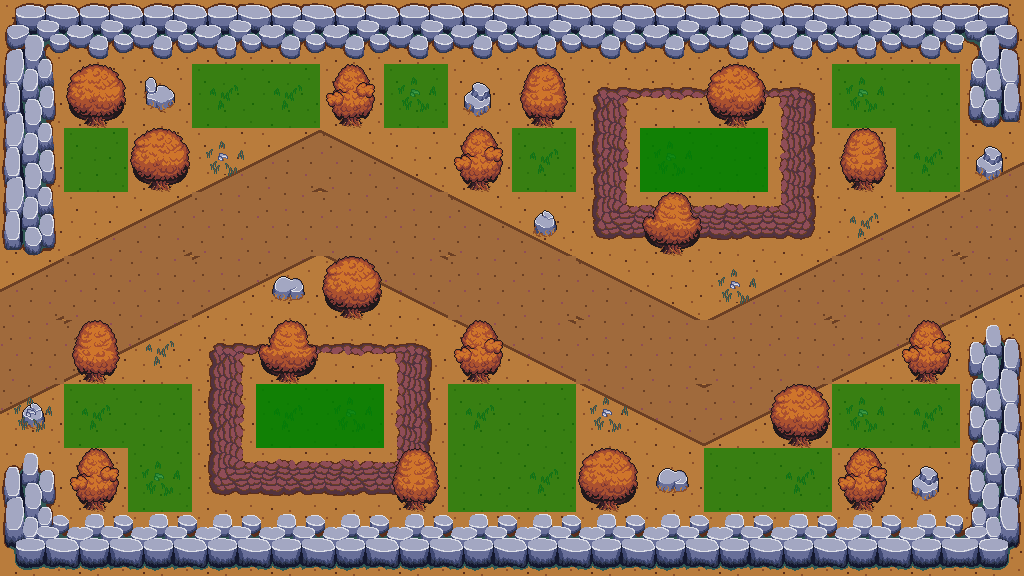

Tiled map render using the project's own tile images. Description and the whole map definition, tile-layer contents included, below:
An orthogonal 16x9 tile map with 64x64 px tiles, 8 tile layers (Terrain_Background, Terrain_Path, Terrain_Water, Terrain_Cliffs, ...), 3 tilesets and 1 object.

<map version="1.10" tiledversion="1.11.2" orientation="orthogonal" renderorder="right-down" width="16" height="9" tilewidth="64" tileheight="64" infinite="0" nextlayerid="23" nextobjectid="6">
 <editorsettings>
  <export target="../game/public/assets/map/TD-map-lvl10.json" format="json" />
 </editorsettings>
 <tileset firstgid="1" name="GrassTilesetAutumn" tilewidth="64" tileheight="64" tilecount="272" columns="16">
  <image source="../game/public/assets/tilesets/GrassTilesetAutumn.png" width="1024" height="1088" />
 </tileset>
 <tileset firstgid="273" name="AnimatedWaterAutumn" tilewidth="64" tileheight="64" tilecount="490" columns="70">
  <image source="../game/public/assets/tilesets/AnimatedWaterAutumn.png" width="4480" height="448" />
 </tileset>
 <tileset firstgid="763" name="Solid_green" tilewidth="64" tileheight="64" tilecount="9" columns="3">
  <image source="../game/public/assets/Solid_green.png" width="200" height="200" />
 </tileset>
 <layer id="14" name="Terrain_Background" width="16" height="9" locked="1">
  <data encoding="csv">
19,19,19,19,19,19,19,19,19,19,19,19,19,19,19,19,
19,19,19,19,19,19,19,19,19,19,19,19,19,19,19,19,
19,19,19,19,19,19,19,19,19,19,19,19,19,19,19,19,
19,19,19,19,19,19,19,19,19,19,19,19,19,19,19,19,
19,19,19,19,19,19,19,19,19,19,19,19,19,19,19,19,
19,19,19,19,19,19,19,19,19,19,19,19,19,19,19,19,
19,19,19,19,19,19,19,19,19,19,19,19,19,19,19,19,
19,19,19,19,19,19,19,19,19,19,19,19,19,19,19,19,
19,19,19,19,19,19,19,19,19,19,19,19,19,19,19,19
</data>
 </layer>
 <layer id="15" name="Terrain_Path" width="16" height="9">
  <data encoding="csv">
0,0,0,0,0,0,0,0,0,0,0,0,0,0,0,0,
0,0,0,0,0,0,0,0,0,0,0,0,0,0,0,0,
0,0,0,164,165,162,163,0,0,0,0,0,0,0,0,164,
0,164,165,42,42,42,42,162,163,0,0,0,0,164,165,42,
165,42,42,180,181,178,179,42,42,162,163,164,165,42,42,180,
42,180,181,0,0,0,0,178,179,42,42,42,42,180,181,0,
181,0,0,0,0,0,0,0,0,178,179,180,181,0,0,0,
0,0,0,0,0,0,0,0,0,0,0,0,0,0,0,0,
0,0,0,0,0,0,0,0,0,0,0,0,0,0,0,0
</data>
 </layer>
 <layer id="16" name="Terrain_Water" width="16" height="9">
  <data encoding="csv">
0,0,0,0,0,0,0,0,0,0,0,0,0,0,0,0,
0,0,0,0,0,0,0,0,0,0,0,0,0,0,0,0,
0,0,0,0,0,0,0,0,0,0,0,0,0,0,0,0,
0,0,0,0,0,0,0,0,0,0,0,0,0,0,0,0,
0,0,0,0,0,0,0,0,0,0,0,0,0,0,0,0,
0,0,0,0,0,0,0,0,0,0,0,0,0,0,0,0,
0,0,0,0,0,0,0,0,0,0,0,0,0,0,0,0,
0,0,0,0,0,0,0,0,0,0,0,0,0,0,0,0,
0,0,0,0,0,0,0,0,0,0,0,0,0,0,0,0
</data>
 </layer>
 <layer id="17" name="Terrain_Cliffs" width="16" height="9" locked="1">
  <data encoding="csv">
0,0,0,0,0,0,0,0,0,0,0,0,0,0,0,0,
0,0,0,0,0,0,0,0,0,102,103,103,104,0,0,0,
0,0,0,0,0,0,0,0,0,118,0,0,120,0,0,0,
0,0,0,0,0,0,0,0,0,134,135,135,136,0,0,0,
0,0,0,0,0,0,0,0,0,0,0,0,0,0,0,0,
0,0,0,102,103,103,104,0,0,0,0,0,0,0,0,0,
0,0,0,118,0,0,120,0,0,0,0,0,0,0,0,0,
0,0,0,134,135,135,136,0,0,0,0,0,0,0,0,0,
0,0,0,0,0,0,0,0,0,0,0,0,0,0,0,0
</data>
 </layer>
 <layer id="18" name="Props" width="16" height="9">
  <data encoding="csv">
185,154,154,154,154,154,154,154,154,154,154,154,154,154,154,186,
183,0,222,0,0,0,0,223,0,0,0,0,0,0,0,200,
183,0,0,0,0,0,0,0,0,0,0,0,0,0,0,223,
199,0,0,0,0,0,0,0,207,0,0,0,0,0,0,0,
0,0,0,0,206,0,0,0,0,0,0,0,0,0,0,0,
0,0,0,0,0,0,0,0,0,0,0,0,0,0,0,168,
207,0,0,0,0,0,0,0,0,0,0,0,0,0,0,184,
167,0,0,0,0,0,0,0,0,0,206,0,0,0,223,184,
201,170,170,170,170,170,170,170,170,170,170,170,170,170,170,202
</data>
 </layer>
 <layer id="19" name="Details" width="16" height="9">
  <data encoding="csv">
0,0,0,0,0,0,0,0,0,0,0,0,0,0,0,0,
0,159,0,156,156,175,157,0,158,0,0,159,0,157,0,0,
0,0,159,157,0,0,0,175,156,0,157,0,0,158,156,0,
0,0,0,0,0,0,0,0,0,0,174,0,0,156,0,0,
0,0,0,0,0,159,0,0,0,0,0,157,0,0,0,0,
0,158,156,0,174,0,0,175,0,0,0,0,0,0,175,0,
157,156,0,0,156,157,0,156,0,157,0,0,159,157,156,0,
0,175,157,0,0,0,158,0,156,159,0,0,156,175,0,0,
0,0,0,0,0,0,0,0,0,0,0,0,0,0,0,0
</data>
 </layer>
 <objectgroup id="20" name="Waypoints">
  <object id="5" x="0" y="0">
   <polyline points="0,0 -104.221,390.829 321.782,191.506 703.491,384.315 1102.14,184.992" />
  </object>
 </objectgroup>
 <layer id="21" name="Buildable" width="16" height="9" opacity="0.7">
  <data encoding="csv">
0,0,0,0,0,0,0,0,0,0,0,0,0,0,0,0,
0,0,0,763,763,0,763,0,0,0,0,0,0,763,763,0,
0,763,0,0,0,0,0,0,763,0,763,763,0,0,763,0,
0,0,0,0,0,0,0,0,0,0,0,0,0,0,0,0,
0,0,0,0,0,0,0,0,0,0,0,0,0,0,0,0,
0,0,0,0,0,0,0,0,0,0,0,0,0,0,0,0,
0,763,763,0,763,763,0,763,763,0,0,0,0,763,763,0,
0,0,763,0,0,0,0,763,763,0,0,763,763,0,0,0,
0,0,0,0,0,0,0,0,0,0,0,0,0,0,0,0
</data>
 </layer>
 <layer id="22" name="Highground" width="16" height="9" opacity="0.7">
  <data encoding="csv">
0,0,0,0,0,0,0,0,0,0,0,0,0,0,0,0,
0,0,0,0,0,0,0,0,0,0,0,0,0,0,0,0,
0,0,0,0,0,0,0,0,0,0,763,763,0,0,0,0,
0,0,0,0,0,0,0,0,0,0,0,0,0,0,0,0,
0,0,0,0,0,0,0,0,0,0,0,0,0,0,0,0,
0,0,0,0,0,0,0,0,0,0,0,0,0,0,0,0,
0,0,0,0,763,763,0,0,0,0,0,0,0,0,0,0,
0,0,0,0,0,0,0,0,0,0,0,0,0,0,0,0,
0,0,0,0,0,0,0,0,0,0,0,0,0,0,0,0
</data>
 </layer>
</map>
